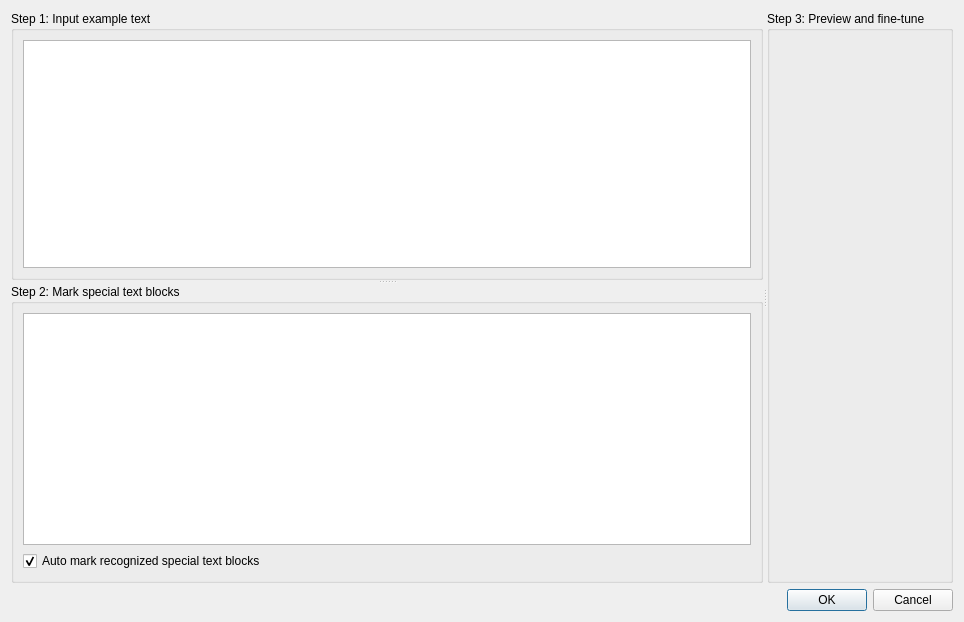
<?xml version="1.0" encoding="UTF-8"?>
<ui version="4.0">
 <class>SPRulePatternQuickInputDialog</class>
 <widget class="QDialog" name="SPRulePatternQuickInputDialog">
  <property name="geometry">
   <rect>
    <x>0</x>
    <y>0</y>
    <width>964</width>
    <height>622</height>
   </rect>
  </property>
  <property name="windowTitle">
   <string>Dialog</string>
  </property>
  <layout class="QVBoxLayout" name="verticalLayout_4">
   <item>
    <widget class="QSplitter" name="horizontalSplitter">
     <property name="orientation">
      <enum>Qt::Horizontal</enum>
     </property>
     <widget class="QSplitter" name="verticalSplitter">
      <property name="orientation">
       <enum>Qt::Vertical</enum>
      </property>
      <widget class="QGroupBox" name="exampleTextGroupBox">
       <property name="title">
        <string>Step 1: Input example text</string>
       </property>
       <layout class="QVBoxLayout" name="verticalLayout">
        <item>
         <widget class="TextEditor" name="textEdit"/>
        </item>
       </layout>
      </widget>
      <widget class="QGroupBox" name="specialBlockGroupBox">
       <property name="minimumSize">
        <size>
         <width>440</width>
         <height>0</height>
        </size>
       </property>
       <property name="title">
        <string>Step 2: Mark special text blocks</string>
       </property>
       <layout class="QVBoxLayout" name="verticalLayout_2">
        <item>
         <widget class="QTableView" name="specialBlockTableView"/>
        </item>
        <item>
         <widget class="QCheckBox" name="autoMarkSpecialBlockCheckBox">
          <property name="text">
           <string>Auto mark recognized special text blocks</string>
          </property>
          <property name="checked">
           <bool>true</bool>
          </property>
         </widget>
        </item>
       </layout>
      </widget>
     </widget>
     <widget class="QGroupBox" name="previewGroupBox">
      <property name="title">
       <string>Step 3: Preview and fine-tune</string>
      </property>
      <layout class="QVBoxLayout" name="verticalLayout_3">
       <item>
        <widget class="SPRulePatternInputWidget" name="rulePreviewWidget" native="true"/>
       </item>
      </layout>
     </widget>
    </widget>
   </item>
   <item>
    <widget class="QDialogButtonBox" name="buttonBox">
     <property name="orientation">
      <enum>Qt::Horizontal</enum>
     </property>
     <property name="standardButtons">
      <set>QDialogButtonBox::Cancel|QDialogButtonBox::Ok</set>
     </property>
    </widget>
   </item>
  </layout>
 </widget>
 <customwidgets>
  <customwidget>
   <class>TextEditor</class>
   <extends>QPlainTextEdit</extends>
   <header>src/gui/TextEditor.h</header>
  </customwidget>
  <customwidget>
   <class>SPRulePatternInputWidget</class>
   <extends>QWidget</extends>
   <header>src/gui/SimpleParser/SPRulePatternInputWidget.h</header>
   <container>1</container>
  </customwidget>
 </customwidgets>
 <resources/>
 <connections>
  <connection>
   <sender>buttonBox</sender>
   <signal>accepted()</signal>
   <receiver>SPRulePatternQuickInputDialog</receiver>
   <slot>accept()</slot>
   <hints>
    <hint type="sourcelabel">
     <x>248</x>
     <y>254</y>
    </hint>
    <hint type="destinationlabel">
     <x>157</x>
     <y>274</y>
    </hint>
   </hints>
  </connection>
  <connection>
   <sender>buttonBox</sender>
   <signal>rejected()</signal>
   <receiver>SPRulePatternQuickInputDialog</receiver>
   <slot>reject()</slot>
   <hints>
    <hint type="sourcelabel">
     <x>316</x>
     <y>260</y>
    </hint>
    <hint type="destinationlabel">
     <x>286</x>
     <y>274</y>
    </hint>
   </hints>
  </connection>
 </connections>
</ui>
